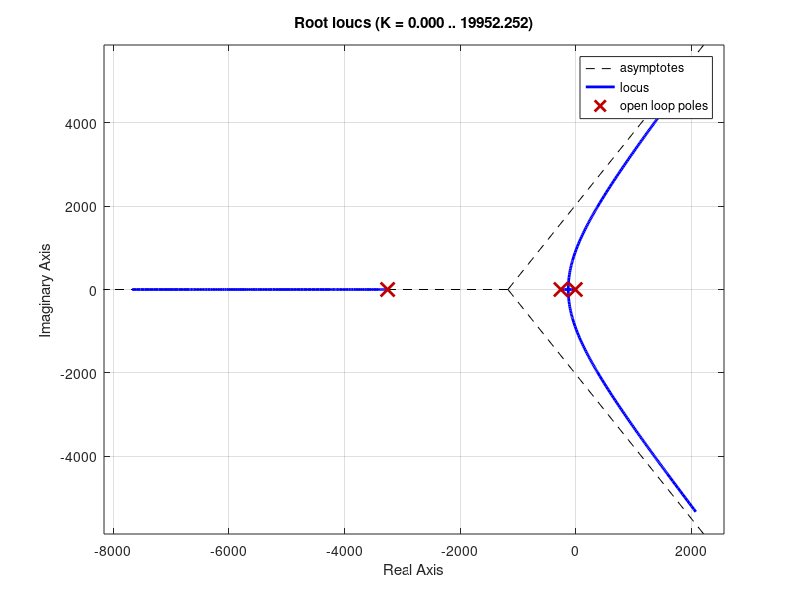

Write the MATLAB code that produced this figure. (Note: this script raises an error after producing the figure.)
% J.Williams
% University of Wisconsin-Madison
% EPD629: Powertrain Systems and Controls
% Assignement 10
% 2022-04-04

%%%%%%%%%%%%%%%%%%%%%%%%%%%%%%%%%%%%%%%%%%%%%%%%%%%%%%%%%%%%%%%%%%%%%%%%%%%
% Assignment:
% This homework assignment is to create bode plots for an electronic
% throttle system and determine gains for a PI and a PID controller.
%  
% Part 1: Model Initialization File --- PI Control with Zero at -5rad/s (5 points)
%
% The remainder of the assignment is done via simulink.
%%%%%%%%%%%%%%%%%%%%%%%%%%%%%%%%%%%%%%%%%%%%%%%%%%%%%%%%%%%%%%%%%%%%%%%%%%%
% Note that this was assignment had a large copy-paste from the homework
% assignment instructions...

%%%%%%%%%%%%%%%%%%%%%%%%%%%%%%%%%%%%%%%%%%%%%%%%%%%%%%%%%%%%%%%%%%%%%%%%%%%

% Close figures, clear variables and command window
clear;
close all;
clc;

% Assign symbolic variables
s = tf('s')  % Define s for symbolic transfer function format
% syms s L R J b K Kt Kb
  
% Calibration parameters
Kt = 0.063;  % Nm/A
Kb = Kt;     % V/(rad/s)
% L = 1e-3 was replaced by L = 1e-4 to keep poles real for this assignment
L = 1e-4;    % H  
R = 0.35;    % Ohm
J = 50e-6;   % kg*m^2
b = .001;    % Nm/(rad/s)
K = 0.1;     % Nm/rad
Tau = 0.001; % filter time constant
 
% Plant Model Transfer Function
G1 = Kt/(L*s+R)
G2 = 1/(J*s)
G2 = feedback(G2,b) % was G2 = G2/(1+G2*b) 
G2 = G2/s
G2 = feedback(G2,K) % was G2 = G2/(1+G2*K)
Gp = feedback(G1*G2,Kb*s) % was Gp = G1*G2/(1 + G1*G2*Kb*s)
                          % simplify(Gp)

% Plant poles
p = pole(Gp)
p1 = p(1) % Gp pole 1
p2 = p(2) % Gp pole 2
p3 = p(3) % Gp pole 3

%%%%%%%%%%%%%%%%%%%%%%%%%%%%%%%%%%%%%%%%%%%%%%%%%%%%%%%%%%%%%%%%%%%%%%%%%%%
disp('Part 1: Proportional Control')
figure(1)
Gc_r1 = 1 % Gc for root locus with overall gain equal to one
rlocus(Gc_r1*Gp)
% This will be used to find the input for the gain used below...
Gain = 3.84  % Gain from breakaway point in root locus
Gc = Gain*Gc_r1 % Controller transfer function
sisotool(Gp, Gc) % Opens the Control System Designer tool

%%%%%%%%%%%%%%%%%%%%%%%%%%%%%%%%%%%%%%%%%%%%%%%%%%%%%%%%%%%%%%%%%%%%%%%%%%%
disp('Part 2: Integral Control')
figure(2)
Gc_r2 = 1/s % Gc for root locus with overall gain equal to one
rlocus(Gc_r2*Gp)
% This will be used to find the input for the gain used below...
Gain = 1.14  % Gain from breakaway point in root locus
Gc = Gain*Gc_r2 % Controller transfer function
sisotool(Gp, Gc) % Opens the Control System Designer tool

% %%%%%%%%%%%%%%%%%%%%%%%%%%%%%%%%%%%%%%%%%%%%%%%%%%%%%%%%%%%%%%%%%%%%%%%%%%%
disp('Part 3: PI Control with Zero at -8.3691 rad/s')
% Note that -8.3691 should be p3
figure(3)
Gc_r3 = (s/(-p3)+1)/s % Gc for root locus with overall gain equal to one
rlocus(Gc_r3*Gp)
% This will be used to find the input for the gain used below...
Gain = 34.4  % Gain from breakaway point in root locus
Gc = Gain*Gc_r3 % Controller transfer function
sisotool(Gp, Gc) % Opens the Control System Designer tool

% %%%%%%%%%%%%%%%%%%%%%%%%%%%%%%%%%%%%%%%%%%%%%%%%%%%%%%%%%%%%%%%%%%%%%%%%%%%
disp('Part 4: PID Control with Zeros at -256.9902 & -8.3691 rad/s')
% Note that -8.3691 should be p3, -256.9902 should be p2
figure(4)
Gc_r4 = (s/(-p2)+1)*(s/(-p3)+1)/(s*(Tau*s+1)) % Gc for root locus with overall gain equal to one
rlocus(Gc_r4*Gp)
% This will be used to find the input for the gain used below...
Gain = 119  % Gain from breakaway point in root locus
Gc = Gain*Gc_r4 % Controller transfer function
sisotool(Gp, Gc) % Opens the Control System Designer tool

%%%%% Need to do part 5 still


% Continue in Simulink...
